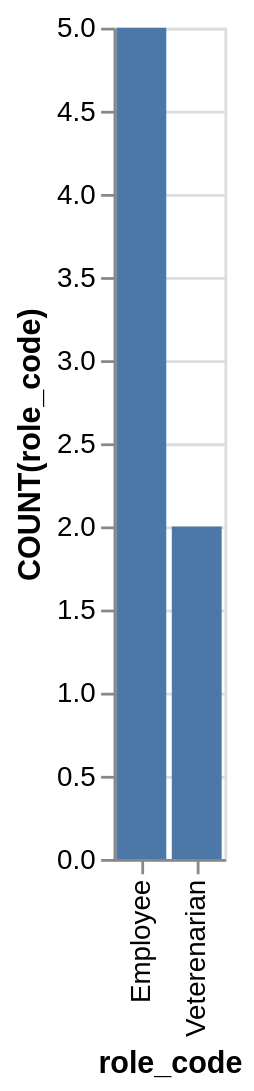

Vega-Lite specification stored for this chart:
### Vega-Lite specification from a JSON file in a GitHub repository (floating-point values rounded to 4 significant figures)
{"data": {"values": [{"x_data": "Employee", "y_data": 5}, {"x_data": "Veterenarian", "y_data": 2}]}, "mark": "bar", "encoding": {"x": {"field": "x_data", "type": "nominal", "title": "role_code", "sort": "ascending"}, "y": {"field": "y_data", "type": "quantitative", "title": "COUNT(role_code)"}}}
